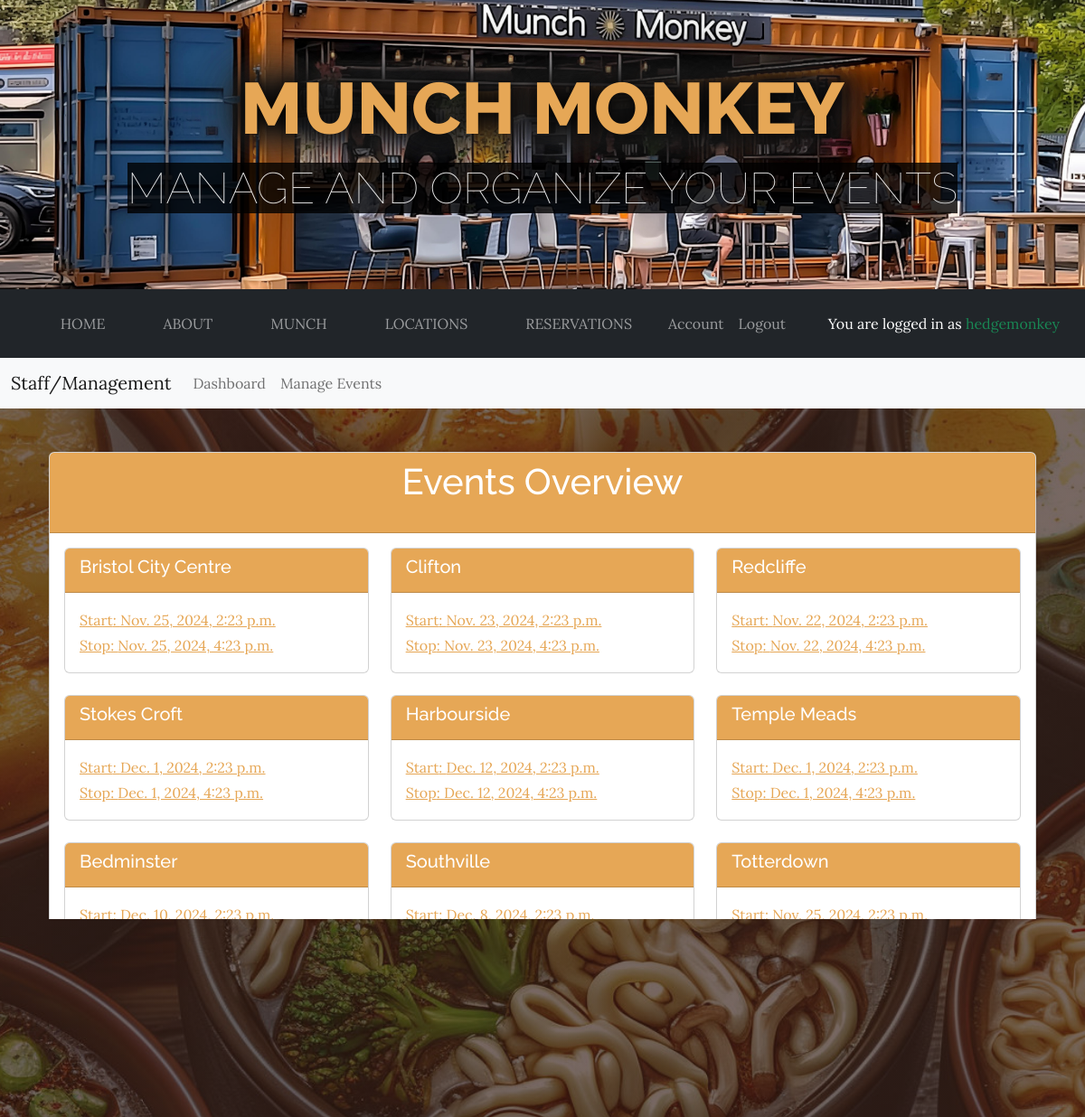
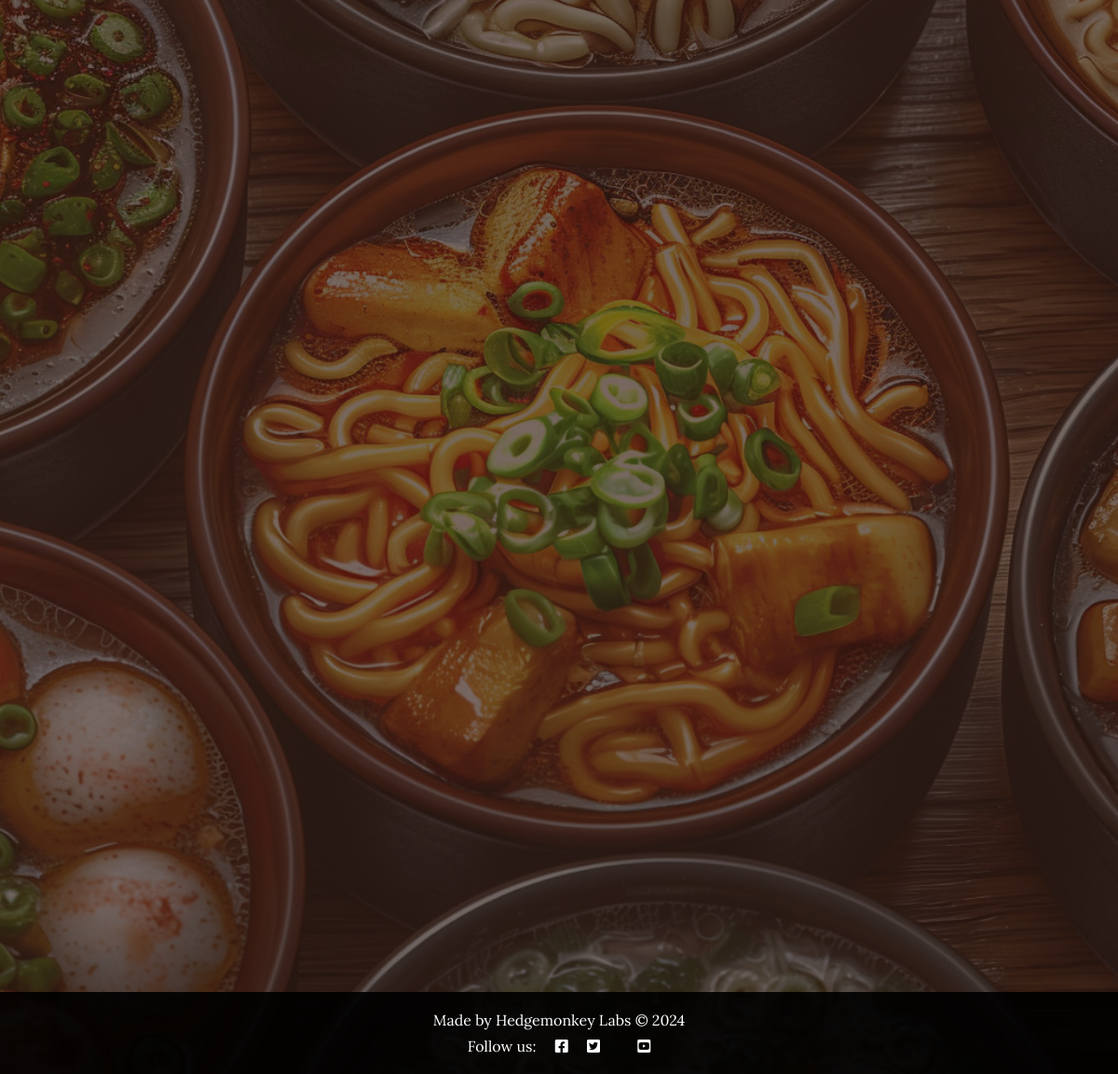
/staff/events/ (signed in), run on the app's committed database (2 pictures, top to bottom).
### custom_auth/models.py (models this page shows)
class CustomUser(AbstractUser):
    phone_number = models.CharField(max_length=15, blank=True, null=True)
    groups = models.ManyToManyField(
        Group,
        related_name='customuser_set',  # Add related_name to avoid conflict
        blank=True,
        help_text='The groups this user belongs to.',
        related_query_name='customuser',
    )
    user_permissions = models.ManyToManyField(
        Permission,
        related_name='customuser_set',  # Add related_name to avoid conflict
        blank=True,
        help_text='Specific permissions for this user.',
        related_query_name='customuser',
    )
    class Meta:
        verbose_name = 'User'
        verbose_name_plural = 'Users'

### booking/models.py (models this page shows, shortened)
class Event(models.Model):
    id = models.AutoField(primary_key=True)  # Primary ID Unique field
    start = models.DateTimeField()  # Start field of type DateTime
    stop = models.DateTimeField()  # Stop field of type DateTime
    location = models.CharField(max_length=255)  # Location field of type CharField

### booking/views.py (the view)
# urls.py: path('staff/events/', views.events_overview, name='events_overview'),
@login_required
def events_overview(request):
    events = Event.objects.all()
    return render(request, 'booking/events_overview.html', {'events': events})

### booking/templates/booking/events_overview.html (shortened to what this page needs)
{% extends "base.html" %}
{% load static %}
{% load i18n %}
{% block description %}{% trans "Manage and organize your events" %}{% endblock description %}
{% block content %}
<div class="container mt-4">
    <div class="card mb-4">
        <div class="card-header bg-primary text-white text-center">
            <h1 class="card-title mb-4">{% trans "Events Overview" %}</h1>
        </div>
        <div class="card-body">
            <div class="row">
                {% for event in events %}
                <div class="col-md-4 mb-4">
                    <a href="{% url 'edit_event' event.id %}" class="card-link">
                        <div class="card">
                            <div class="card-header bg-primary text-white">
                                <h5 class="card-title">{{ event.location }}</h5>
                            </div>
                            <div class="card-body">
                                <p class="card-text">
                                    {% trans "Start" %}: {{ event.start }}<br>
                                    {% trans "Stop" %}: {{ event.stop }}
                                </p>
                            </div>
                        </div>
                    </a>
                </div>
                {% endfor %}
            </div>
        </div>
    </div>
</div>
{% endblock content %}

### templates/base.html (shortened to what this page needs)
{% load static %}
{% load i18n %}
{% url 'account_login' as login_url %}
{% url 'account_logout' as logout_url %}
{% url 'account_signup' as signup_url %}
{% url 'account_detail' as account_detail_url %}
<!DOCTYPE html>
<html lang="en">
<head>
    <link rel="stylesheet" href="https://cdnjs.cloudflare.com/ajax/libs/font-awesome/5.15.3/css/all.min.css">
    <link href="{% static 'css/styles.css' %}" rel="stylesheet" />
</head>
<body>
    <header class="header d-flex justify-content-center align-items-center"
        style="background-image: url('{% static 'assets/img/about.jpg' %}'); background-size: cover; background-position: center bottom;">
        <h1 class="site-heading text-center text-faded d-none d-lg-block">
            <span class="site-heading-upper text-primary mb-3 text-shadow-dark">Munch Monkey</span>
            <span class="site-heading-lower callout-primary">{% block description %}Pop-Up Munch for the masses{% endblock description %}</span>
        </h1>
    </header>
    <div class="navbar-container sticky-top">
        <nav id="mainNavbar" class="navbar navbar-expand-lg navbar-dark bg-dark">
            <div class="container-fluid">
                <div class="collapse navbar-collapse" id="navbarSupportedContent">
                    <ul class="navbar-nav mx-auto">
                        <li class="nav-item px-lg-4"><a class="nav-link text-uppercase" href="{% url 'home' %}">Home</a>
                        </li>
                        <li class="nav-item px-lg-4"><a class="nav-link text-uppercase" href="#">About</a></li>
                        <li class="nav-item px-lg-4"><a class="nav-link text-uppercase" href="#">Munch</a></li>
                        <li class="nav-item px-lg-4"><a class="nav-link text-uppercase"
                                href="{% url 'locations' %}">Locations</a></li>
                        <li class="nav-item px-lg-4"><a class="nav-link text-uppercase" href="#">Reservations</a></li>
                        {% if user.is_authenticated %}
                        <li class="nav-item">
                            <a class="nav-link" href="{{ account_detail_url }}">{% trans "Account" %}</a>
                        </li>
                        <li class="nav-item">
                            <a class="nav-link {% if request.path == logout_url %}active{% endif %}" aria-current="page"
                                href="{% url 'account_logout' %}">Logout</a>
                        </li>
                        {% endif %}
                    </ul>
                    {% if user.is_authenticated %}
                    <p class="text-end m-3 text-white">You are logged in as <span class="text-success">{{ user.username }}</span></p>
                    {% else %}
                    <p class="text-end m-3 text-white">You are <span class="text-danger">not</span> logged in.</p>
                    {% endif %}
                </div>
            </div>
        </nav>
        {% if user.is_authenticated and user.is_staff or user.is_superuser %}
        <nav id="staffNavbar" class="navbar navbar-expand-lg navbar-light bg-light">
            <div class="container-fluid">
                <a class="navbar-brand" href="#">Staff/Management</a>
                <div class="collapse navbar-collapse" id="staffNavbarContent">
                    <ul class="navbar-nav me-auto mb-2 mb-lg-0">
                        <li class="nav-item">
                            <a class="nav-link" href="{% url 'staff_dashboard' %}">Dashboard</a>
                        </li>
                        <li class="nav-item">
                            <a class="nav-link" href="{% url 'events_overview' %}">Manage Events</a>
                        </li>
                    </ul>
                </div>
            </div>
        </nav>
        {% endif %}
    </div>
    <main class="container mt-5 mb-5 main-content">
        {% block content %}
        {% endblock %}
    </main>
    <footer class="footer mt-auto py-3 dark-bg sticky-bottom" style="bottom: 0;">
        {% block copyright %}
        <p class="m-0 text-center text-white">Made by Hedgemonkey Labs &copy; 2024</p>
        {% endblock copyright %}
        <p class="m-0 text-center text-white">Follow us: <i class="fab fa-facebook-square ms-3"></i>
            <i class="fab fa-twitter-square ms-3"></i>
            <i class="fab fa-youtube-square ms-3"></i>
        </p>
    </footer>
</body>
</body>
</html>

### data on the page
CustomUser: username "hedgemonkey"
Event: location "Bristol City Centre", start "Nov. 25, 2024, 2:23 p.m.", stop "Nov. 25, 2024, 4:23 p.m."
Event: location "Clifton", start "Nov. 23, 2024, 2:23 p.m.", stop "Nov. 23, 2024, 4:23 p.m."
Event: location "Redcliffe", start "Nov. 22, 2024, 2:23 p.m.", stop "Nov. 22, 2024, 4:23 p.m."
Event: location "Stokes Croft", start "Dec. 1, 2024, 2:23 p.m.", stop "Dec. 1, 2024, 4:23 p.m."
Event: location "Harbourside", start "Dec. 12, 2024, 2:23 p.m.", stop "Dec. 12, 2024, 4:23 p.m."
Event: location "Temple Meads", start "Dec. 1, 2024, 2:23 p.m.", stop "Dec. 1, 2024, 4:23 p.m."
Event: location "Bedminster", start "Dec. 10, 2024, 2:23 p.m.", stop "Dec. 10, 2024, 4:23 p.m."
Event: location "Southville", start "Dec. 8, 2024, 2:23 p.m.", stop "Dec. 8, 2024, 4:23 p.m."
Event: location "Totterdown", start "Nov. 25, 2024, 2:23 p.m.", stop "Nov. 25, 2024, 4:23 p.m."
Event: location "Montpelier", start "Nov. 26, 2024, 2:23 p.m.", stop "Nov. 26, 2024, 4:23 p.m."
Event: location "Cotham", start "Nov. 28, 2024, 2:23 p.m.", stop "Nov. 28, 2024, 4:23 p.m."
Event: location "Redland", start "Nov. 25, 2024, 2:23 p.m.", stop "Nov. 25, 2024, 4:23 p.m."
Event: location "St. Pauls", start "Dec. 5, 2024, 2:23 p.m.", stop "Dec. 5, 2024, 4:23 p.m."
Event: location "Easton", stop "Nov. 26, 2024, 4:23 p.m."
Event: location "St. Werburghs", start "Nov. 22, 2024, 2:23 p.m.", stop "Nov. 22, 2024, 4:23 p.m."
Event: location "Bishopston", start "Dec. 2, 2024, 2:23 p.m.", stop "Dec. 2, 2024, 4:23 p.m."
Event: location "Horfield", start "Dec. 15, 2024, 2:23 p.m.", stop "Dec. 15, 2024, 4:23 p.m."
Event: location "Filton", start "Dec. 4, 2024, 2:23 p.m.", stop "Dec. 4, 2024, 4:23 p.m."
Event: location "St. George", start "Dec. 6, 2024, 2:23 p.m.", stop "Dec. 6, 2024, 4:23 p.m."
Event: location "Kingswood", start "Dec. 11, 2024, 2:23 p.m.", stop "Dec. 11, 2024, 4:23 p.m."
Event: location "Hanham", start "Dec. 7, 2024, 2:23 p.m.", stop "Dec. 7, 2024, 4:23 p.m."
Event: start "Dec. 10, 2024, 2:23 p.m.", stop "Dec. 10, 2024, 4:23 p.m."
Event: location "Keynsham", start "Dec. 10, 2024, 2:23 p.m.", stop "Dec. 10, 2024, 4:23 p.m."
Event: location "Portishead", start "Dec. 15, 2024, 2:23 p.m.", stop "Dec. 15, 2024, 4:23 p.m."
Event: location "Clevedon", start "Dec. 8, 2024, 2:23 p.m.", stop "Dec. 8, 2024, 4:23 p.m."
Event: location "Weston-super-Mare", start "Dec. 8, 2024, 2:23 p.m.", stop "Dec. 8, 2024, 4:23 p.m."
Event: start "Nov. 29, 2024, 2:23 p.m.", stop "Nov. 29, 2024, 4:23 p.m."
Event: location "Thornbury", start "Dec. 13, 2024, 2:23 p.m.", stop "Dec. 13, 2024, 4:23 p.m."
Event: location "Bradley Stoke", start "Nov. 25, 2024, 2:23 p.m.", stop "Nov. 25, 2024, 4:23 p.m."
Event: location "Patchway", start "Dec. 16, 2024, 2:23 p.m.", stop "Dec. 16, 2024, 4:23 p.m."
